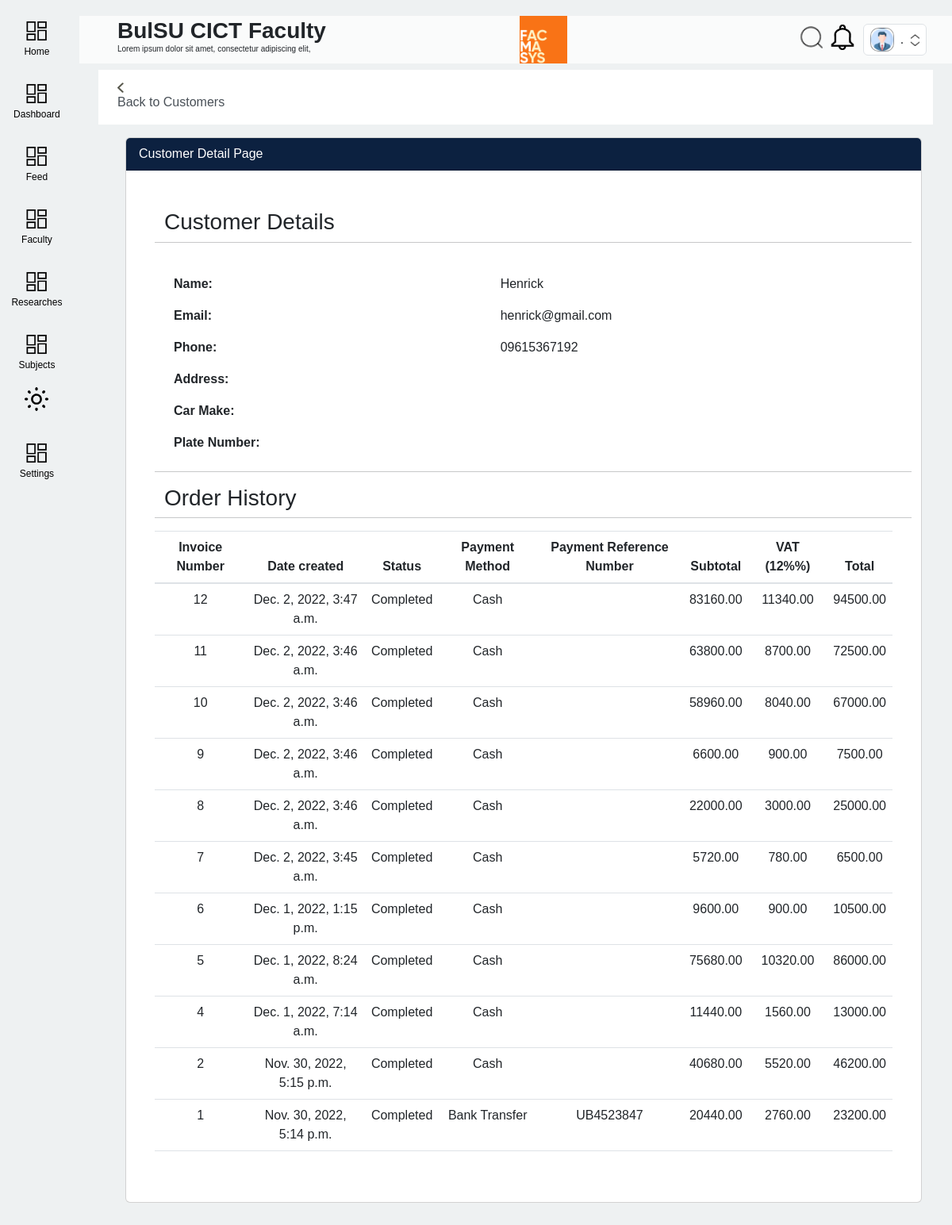
The page /user/customer/detail/1/ (signed in) on the database its author committed.
### user/models.py (models this page shows, shortened)
class Profile(models.Model):
    ROLES = (
        ('faculty', 'Faculty'),
        ('depthead', 'Department Head'),
        ('researchcoor', 'Research Coordinator'),
        ('extensioncoor', 'Extension Coordinator')
    )
    user = models.OneToOneField(User, on_delete=models.CASCADE, null=True)
    image = models.ImageField(default='profile_icon.png', upload_to='Profile_Images')
    age = models.IntegerField(null=True,blank=True)
    user_role = models.CharField(max_length=30, choices=ROLES, default='faculty')
    address =  models.CharField(max_length=200, null=True, blank=True)
    city_of_residence = models.CharField(max_length=100, null=True,blank=True)
    phone = models.CharField(max_length=13, null=True,blank=True)

class Customer(models.Model):
    name = models.CharField(max_length=100, null=True)
    email = models.EmailField(max_length=254, null=True, unique=True)
    contact = models.CharField(max_length=15, null=True)
    address = models.CharField(max_length=255, null=True, blank=True)
    car_make = models.CharField(max_length=100, null=True, blank=True)
    plate_no = models.CharField(max_length=10, null=True, blank=True)

### sales/models.py (models this page shows, shortened)
class Order(models.Model):
    PAYMENT_METHODS = (
    ("Cash", "Cash"),
    ("Bank Transfer", "Bank Transfer"),
    ("Credit/Debit", "Credit/Debit"),
    )
    invoice_number = models.CharField(max_length=20)
    date_created = models.DateTimeField(default=timezone.now)
    staff = models.ForeignKey(User, on_delete=models.CASCADE, null=True)
    customer = models.ForeignKey(Customer, on_delete=models.CASCADE, null=True)
    products = models.ManyToManyField(OrderProduct)
    services = models.ManyToManyField(OrderService)
    subtotal = models.DecimalField(default=0, max_digits=12, decimal_places=2, validators=[MinValueValidator(Decimal('0.01'))], null=True)
    vat = models.DecimalField(default=0, max_digits=12, decimal_places=2, validators=[MinValueValidator(Decimal('0.01'))], null=True)
    total = models.DecimalField(default=0, max_digits=12, decimal_places=2, validators=[MinValueValidator(Decimal('0.01'))], null=True)
    pay_method = models.CharField(max_length=20, choices=PAYMENT_METHODS, default="Cash",blank=False)
    pay_id = models.CharField(max_length=20, blank=True, null=True)
    status = models.CharField(default="Completed",max_length=20, null=True)
    class Meta:
        ordering = ('-date_created',)

### user/views.py (the view)
# urls.py: path('customer/detail/<int:pk>/',views.customer_detail, name='sales-customer-detail'),
def customer_detail(request, pk):
    customer = Customer.objects.get(id=pk)
    context = {
        'label':'Accounts',
        'customer': customer,
        'orders': Order.objects.filter(customer=customer),
        'notifications':Notifications.objects.filter(user=request.user),
    }
    return render(request, 'user/customer_detail.html', context)

### templates/user/customer_detail.html (shortened to what this page needs)
{% extends 'partials/base.html' %}
{% load static %}
{% block content %}
<div style="margin-top: 64px;">
    <nav class="navbar navbar-expand-sm navbar-light bg-white mb-2">
        <div class="mx-3" id="navbarSupportedContent">
        <ul class="navbar-nav mr-auto">
            <li class="nav-item">
            <a class="nav-link" href="{% url 'dashboard-customer' %}"> <img src="{% static 'images/icon_back_btn.png' %}" style="width:13px; height:13px;" alt="Back Button"> Back to Customers </a>
            </li>
        </ul>
        </div>
    </nav>
    <div class="container-fluid" style="margin-left: 10px;">
            <div class="container">
                <div class="row my-3">
                    <div class="col-md-12">
                        <div class="card">
                            <div class="card-header bg-info text-white">
                                Customer Detail Page
                            </div>
                            <div class="card-body p-5">
                                <div class="row">
                                    <span class="h3">Customer Details</span>
                                    <hr>
                                    <table class="table bg-white table-borderless m-3">
                                        <tbody>
                                            <tr>
                                                <th scope="row">Name:</th>
                                                <td>{{ customer.name }}</td>
                                            </tr>
                                            <tr>
                                                <th scope="row">Email:</th>
                                                <td>{{ customer.email }}</td>
                                            </tr>
                                            <tr>
                                                <th scope="row">Phone:</th>
                                                <td>{{ customer.contact }}</td>
                                            </tr>
                                            <tr>
                                                <th scope="row">Address:</th>
                                                <td>{{ customer.address }}</td>
                                            </tr>
                                            <tr>
                                                <th scope="row">Car Make:</th>
                                                <td>{{  customer.car_make  }}</td>
                                            </tr>
                                            <tr>
                                                <th scope="row">Plate Number:</th>
                                                <td>{{  customer.plate_no  }}</td>
                                            </tr>
                                        </tbody>
                                    </table>
                                    <hr>
                                    <span class="h3"> Order History </span>
                                    <hr>
                                    <table class="table bg-white text-center">
                                        <thead>
                                            <tr>
                                                <th scope="col">Invoice Number</th>
                                                <th scope="col">Date created</th>
                                                <th scope="col">Status</th>
                                                <th scope="col">Payment Method</th>
                                                <th scope="col">Payment Reference Number</th>
                                                <th scope="col">Subtotal</th>
                                                <th scope="col">VAT (12%%)</th>
                                                <th scope="col">Total</th>
                                            </tr>
                                        </thead>
                                        <tbody>
                                            {% for order in orders %}
                                            <tr>
                                                <td>{{ order.invoice_number }}</td>
                                                <td>{{ order.date_created }}</td>
                                                <td>{{ order.status }}</td>
                                                <td>{{ order.pay_method }}</td>
                                                <td>{{ order.pay_id }}</td>
                                                <td>{{ order.subtotal }}</td>
                                                <td>{{ order.vat }}</td>
                                                <td>{{ order.total }}</td>
                                            </tr>
                                            {% endfor %}
                                        </tbody>
                                    </table>
                                </div>
                            </div>
                        </div>
                    </div>
                </div>
            </div>
    </div>
</div>
{% endblock %}

### templates/partials/base.html (shortened to what this page needs)
{% load static %}
{% load tailwind_tags %}
<!DOCTYPE html>
<html lang="en" class="{{theme}}">
    {% if not ajax %}
    <head>
        {% tailwind_css %}
        <link rel="stylesheet" href="https://cdn.jsdelivr.net/npm/bootstrap@4.6.2/dist/css/bootstrap.min.css"
>
        <link rel="stylesheet" href="https://use.fontawesome.com/releases/v5.15.2/css/all.css"
>
        <link rel="stylesheet" href="{% static 'scss/style.css' %}" media="screen" />
        <link rel="stylesheet" href="{% static 'css/animations.css' %}" />
        <link rel="stylesheet" href="{% static 'css/overrides.css' %}" />
    </head>
    {% endif %}
    {% if not ajax %}<body id="body-pd" class="transition-all dark:bg-[#2A2A2A]" hx-headers='{"X-CSRFToken": "{{ csrf_token }}"}'>{% endif %}
        <div class="{% if not ajax and user.is_authenticated %}grid grid-cols-[100px_90fr]{% endif %}">
            {% if not ajax %}
                <div>
                    {% include 'partials/sidebar.html' %}
                </div>
            {% endif %}
            <div class="z-[200]">
                {% if not ajax %}
                <div class="relative">
                    <div id="header" class="bg-[rgba(255,255,255,0.7)] dark:bg-[#36363690] transition-all z-[200] px-[4vw] justify-between items-center top-5 flex gap-2 fixed" style="width:93vw">
                        <div class=" dark:text-white dark:white leading-[0] flex translate-y-[10px]">
                            <div>
                                <h3 id="page_title_body" class="transition-all duration-75 font-semibold">BulSU CICT Faculty</h3>
                                <p id="page_title_body_sub" class="transition-all text-[10px] mt-[-1px]">Lorem ipsum dolor sit amet, consectetur adipiscing elit, </p>
                            </div>
                        </div>
                        <a href="{% url 'index' %}" id="center-logo" class="transition-all translate-x-[-2vw] hover:border hover:border-white flex justify-center w-[60px]">
                            <img src="{% static '/images/logo.png' %}" style="width: 60px; height: auto;" alt="Search Icon">
                        </a>
                        <div class="flex justify-end gap-2 items-center">
                            {% if request.user.is_authenticated %}
                            <div class="dropdown">
                                <button class="transition mr-[2px] dark:invert-0 invert" id="top-search-button" type="button" >
                                    <img src="{% static '/images/search.png' %}" style="width: 32px; height: 32px;" alt="Search Icon">
                                </button>
                                <button class="mr-[2px] dark:invert-0 invert" type="button" data-toggle="dropdown" aria-haspopup="true" aria-expanded="false">
                                    <img src="{% static '/images/icon_notification.png' %}" style="width: 32px; height: 32px;" alt="Notif Icon">
                                </button>
                            </div>
                            {% endif %}
                            {% if request.user.is_authenticated %}
                            <div class="transition dropdown">
                                <button class="transition bg-white hover:opacity-[0.5] rounded-md border border-[rgba(200,200,200,0.5)] flex gap-2 p-1 px-2 items-center" type="button" data-toggle="dropdown" aria-haspopup="true" aria-expanded="false">
                                    <div style="background-image: url('{{ user.profile.image.url }}');height:30px; width:30px;background-size:cover;border-radius: 10px;border: 1px solid rgba(85, 85, 85, 0.553)"></div>
                                    <div class="text-md">{{ request.user.first_name }} {{ request.user.last_name.0 }}.</div>
                                    <img src="{% static 'images/arrow.png' %}" class="h-[15px]"/>
                                </button>
                            </div>
                            {% endif %}
                        </div>
                    </div>
                </div>
                {% endif %}
                <div class="p-4 transition-all" id="main-body">
                    {% block content %}
                    {% endblock %}
                </div>
            </div>
        </div>
    {% if not ajax %}</body>{% endif %}
</html>

### rows shown on the page
Customer: name "Henrick", email "henrick@gmail.com", contact "09615367192"
Order: invoice_number "12", date_created "Dec. 2, 2022, 3:47 a.m.", status "Completed", pay_method "Cash", subtotal "83160.00", vat "11340.00", total "94500.00"
Order: invoice_number "11", date_created "Dec. 2, 2022, 3:46 a.m.", status "Completed", pay_method "Cash", subtotal "63800.00", vat "8700.00", total "72500.00"
Order: invoice_number "10", date_created "Dec. 2, 2022, 3:46 a.m.", status "Completed", pay_method "Cash", subtotal "58960.00", vat "8040.00", total "67000.00"
Order: invoice_number "9", date_created "Dec. 2, 2022, 3:46 a.m.", status "Completed", pay_method "Cash", subtotal "6600.00", vat "900.00", total "7500.00"
Order: invoice_number "8", date_created "Dec. 2, 2022, 3:46 a.m.", status "Completed", pay_method "Cash", subtotal "22000.00", vat "3000.00", total "25000.00"
Order: invoice_number "7", date_created "Dec. 2, 2022, 3:45 a.m.", status "Completed", pay_method "Cash", subtotal "5720.00", vat "780.00", total "6500.00"
Order: invoice_number "6", date_created "Dec. 1, 2022, 1:15 p.m.", status "Completed", pay_method "Cash", subtotal "9600.00", vat "900.00", total "10500.00"
Order: invoice_number "5", date_created "Dec. 1, 2022, 8:24 a.m.", status "Completed", pay_method "Cash", subtotal "75680.00", vat "10320.00", total "86000.00"
Order: invoice_number "4", date_created "Dec. 1, 2022, 7:14 a.m.", status "Completed", pay_method "Cash", subtotal "11440.00", vat "1560.00", total "13000.00"
Order: invoice_number "2", date_created "Nov. 30, 2022, 5:15 p.m.", status "Completed", pay_method "Cash", subtotal "40680.00", vat "5520.00", total "46200.00"
Order: invoice_number "1", date_created "Nov. 30, 2022, 5:14 p.m.", status "Completed", pay_method "Bank Transfer", pay_id "UB4523847", subtotal "20440.00", vat "2760.00", total "23200.00"
